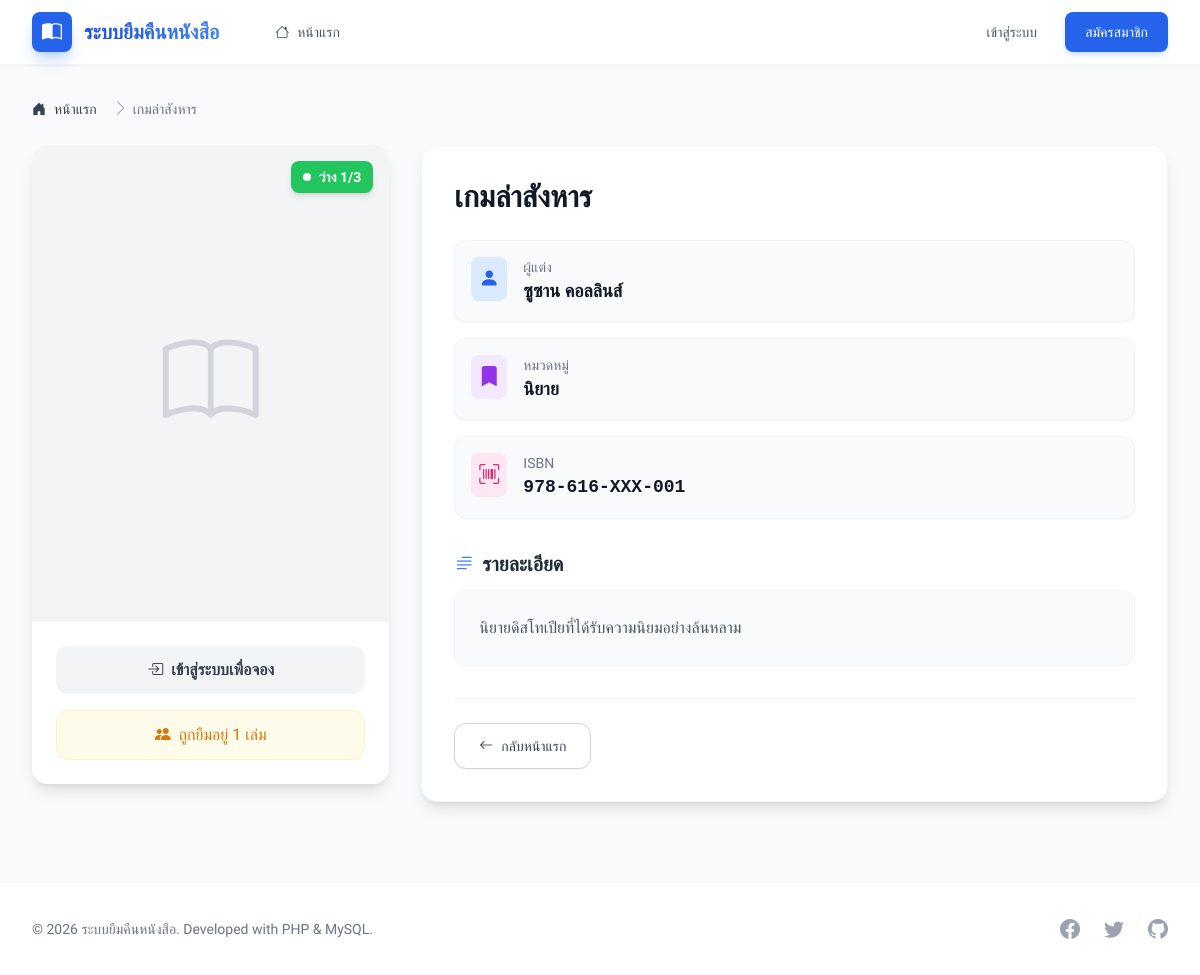
Page /book.php?id=1 on the committed database.
### tables this page shows
CREATE TABLE IF NOT EXISTS `books` (
    `id` INT AUTO_INCREMENT PRIMARY KEY,
    `title` VARCHAR(200) NOT NULL COMMENT 'ชื่อหนังสือ',
    `author` VARCHAR(100) NOT NULL COMMENT 'ผู้แต่ง',
    `isbn` VARCHAR(20) DEFAULT NULL COMMENT 'รหัส ISBN',
    `category_id` INT DEFAULT NULL COMMENT 'หมวดหมู่',
    `description` TEXT DEFAULT NULL COMMENT 'รายละเอียด',
    `cover_image` VARCHAR(255) DEFAULT NULL COMMENT 'ชื่อไฟล์รูปปก',
    `quantity` INT NOT NULL DEFAULT 1 COMMENT 'จำนวนทั้งหมด',
    `available` INT NOT NULL DEFAULT 1 COMMENT 'จำนวนที่ว่าง',
    `is_visible` TINYINT(1) NOT NULL DEFAULT 1 COMMENT 'แสดงให้สาธารณะเห็น',
    `created_at` DATETIME DEFAULT CURRENT_TIMESTAMP,
    `updated_at` DATETIME DEFAULT CURRENT_TIMESTAMP ON UPDATE CURRENT_TIMESTAMP,
    INDEX `idx_available` (`available`),
    INDEX `idx_category` (`category_id`),
    UNIQUE INDEX `uq_isbn` (`isbn`),
    FOREIGN KEY (`category_id`) REFERENCES `categories`(`id`) ON DELETE SET NULL ON UPDATE CASCADE,
    CONSTRAINT `chk_books_available_non_negative` CHECK (`available` >= 0),
    CONSTRAINT `chk_books_quantity_gte_available` CHECK (`quantity` >= `available`)
);

CREATE TABLE IF NOT EXISTS `categories` (
    `id` INT AUTO_INCREMENT PRIMARY KEY,
    `name` VARCHAR(100) NOT NULL UNIQUE COMMENT 'ชื่อหมวดหมู่',
    `created_at` DATETIME DEFAULT CURRENT_TIMESTAMP,
    `updated_at` DATETIME DEFAULT CURRENT_TIMESTAMP ON UPDATE CURRENT_TIMESTAMP
);

### bootstrap.php (called while the page is built, shortened)
<?php
require_once BASE_PATH . '/includes/functions.php';
spl_autoload_register(function (string $class) {
    $map = [
        'App\\Services\\' => BASE_PATH . '/app/Services/',
        'App\\Repositories\\' => BASE_PATH . '/app/Repositories/',
        'App\\Helpers\\' => BASE_PATH . '/app/Helpers/',
    ];
    foreach ($map as $prefix => $dir) {
        if (str_starts_with($class, $prefix)) {
            $relativeClass = substr($class, strlen($prefix));
            $file = $dir . str_replace('\\', '/', $relativeClass) . '.php';
            if (file_exists($file)) {
                return true;
            }
        }
    }
    return false;
});

### app/Services/BookService.php (called while the page is built, shortened)
<?php
require_once __DIR__ . '/../Repositories/BookRepository.php';
require_once __DIR__ . '/../Repositories/BorrowRepository.php';
require_once __DIR__ . '/../Repositories/ReservationRepository.php';
class BookService
{
    private BookRepository $bookRepo;
    private ReservationRepository $reservationRepo;
    public function __construct(PDO $pdo)
    {
        $this->bookRepo = new BookRepository($pdo);
        $this->reservationRepo = new ReservationRepository($pdo);
    }
    public function getBookById(int $id): ?array
    {
        $this->reservationRepo->markExpiredReservations();
        return $this->bookRepo->findById($id);
    }
}

### app/Repositories/ReservationRepository.php (called while the page is built, shortened)
<?php
class ReservationRepository
{
    private PDO $pdo;
    public function __construct(PDO $pdo)
    {
        $this->pdo = $pdo;
    }
    public function markExpiredReservations(): int
    {
        $expiredStmt = $this->pdo->prepare("
            SELECT id, book_id FROM reservations
            WHERE status = 'pending' AND expires_at < NOW()
        ");
        $expiredStmt->execute();
        $expiredList = $expiredStmt->fetchAll();
        $this->pdo->beginTransaction();
        try {
            foreach ($expiredList as $res) {
                $updateStmt = $this->pdo->prepare("
                    UPDATE reservations SET status = 'expired'
                    WHERE id = ? AND status = 'pending'
                ");
                $updateStmt->execute([$res['id']]);
                if ($updateStmt->rowCount() > 0) {
                    $stockStmt = $this->pdo->prepare("
                        UPDATE books SET available = available + 1
                        WHERE id = ? AND available < quantity
                    ");
                    $stockStmt->execute([$res['book_id']]);
                }
            }
            $this->pdo->commit();
            return count($expiredList);
        } catch (\Exception $e) {
            $this->pdo->rollBack();
            return 0;
        }
    }
}

### app/Repositories/BookRepository.php (called while the page is built, shortened)
<?php
class BookRepository
{
    private PDO $pdo;
    public function __construct(PDO $pdo)
    {
        $this->pdo = $pdo;
    }
    public function findById(int $id): ?array
    {
        $stmt = $this->pdo->prepare("
            SELECT b.*, c.name as category_name
            FROM books b
            LEFT JOIN categories c ON b.category_id = c.id
            WHERE b.id = ?
        ");
        $stmt->execute([$id]);
        return $stmt->fetch() ?: null;
    }
}

### includes/functions.php (called while the page is built, shortened)
<?php
function e(?string $string): string
{
    return htmlspecialchars($string ?? '', ENT_QUOTES, 'UTF-8');
}
function isLoggedIn(): bool
{
    return isset($_SESSION['user_id']);
}

### app/Repositories/BorrowRepository.php (called while the page is built, shortened)
<?php
class BorrowRepository
{
    private PDO $pdo;
    public function __construct(PDO $pdo)
    {
        $this->pdo = $pdo;
    }
    public function findCurrentByBook(int $bookId): array
    {
        $stmt = $this->pdo->prepare("
            SELECT b.*, u.name as borrower_name
            FROM borrows b
            JOIN users u ON b.user_id = u.id
            WHERE b.book_id = ? AND b.status = 'borrowing'
            ORDER BY b.created_at DESC
        ");
        $stmt->execute([$bookId]);
        return $stmt->fetchAll();
    }
}

### book.php (the view, shortened to what this page needs)
<?php
require_once __DIR__ . '/bootstrap.php';
$pdo = getDB();
$bookId = (int) ($_GET['id'] ?? 0);
$bookService = new BookService($pdo);
$borrowRepo = new BorrowRepository($pdo);
$book = $bookService->getBookById($bookId);
$currentBorrowCount = $book['quantity'] - $book['available'];
$currentBorrows = [];
if ($currentBorrowCount > 0) {
    $currentBorrows = $borrowRepo->findCurrentByBook($bookId);
}
require_once __DIR__ . '/includes/header.php';
?>
<div class="max-w-7xl mx-auto px-4 sm:px-6 lg:px-8 py-8">
    <nav class="flex mb-6" aria-label="Breadcrumb">
        <ol class="inline-flex items-center space-x-1 md:space-x-3">
            <li class="inline-flex items-center">
                <a href="index.php" class="inline-flex items-center text-sm font-medium text-gray-700 hover:text-primary-600">
                    <i class="bi bi-house-door-fill mr-2"></i>
                    หน้าแรก
                </a>
            </li>
            <li>
                <div class="flex items-center">
                    <i class="bi bi-chevron-right text-gray-400 mx-1"></i>
                    <span class="text-sm font-medium text-gray-500 truncate max-w-xs"><?= e($book['title']) ?></span>
                </div>
            </li>
        </ol>
    </nav>
    <div class="grid grid-cols-1 lg:grid-cols-3 gap-8">
        <div class="lg:col-span-1">
            <div class="bg-white rounded-2xl shadow-lg overflow-hidden sticky top-24">
                <div class="relative aspect-[3/4] bg-gray-100">
                    <?php if (!empty($book['cover_image'])): ?>
                        <img src="<?= APP_URL ?>/uploads/covers/<?= e($book['cover_image']) ?>"
                            class="absolute inset-0 w-full h-full object-cover"
                            alt="<?= e($book['title']) ?>">
                    <?php else: ?>
                        <div class="absolute inset-0 flex items-center justify-center text-gray-300">
                            <i class="bi bi-book text-8xl"></i>
                        </div>
                    <?php endif; ?>
                    <div class="absolute top-4 right-4">
                        <?php if ($book['available'] > 0): ?>
                            <span class="px-3 py-1.5 bg-green-500 text-white text-sm font-bold rounded-lg shadow-md flex items-center">
                                <span class="w-2 h-2 bg-white rounded-full mr-2 animate-pulse"></span>
                                ว่าง <?= $book['available'] ?>/<?= $book['quantity'] ?>
                            </span>
                        <?php else: ?>
                            <span class="px-3 py-1.5 bg-red-500 text-white text-sm font-bold rounded-lg shadow-md">
                                หมด
                            </span>
                        <?php endif; ?>
                    </div>
                </div>
                <div class="p-6 bg-white border-t border-gray-100 space-y-4">
                    <?php
                    $userReserved = false;
                    $reservation = null;
                    ?>
                    <?php if ($userReserved): ?>
                        <div class="bg-amber-50 border border-amber-200 rounded-xl p-4 text-center">
                            <i class="bi bi-clock-history text-amber-500 text-3xl mb-2 block"></i>
                            <h3 class="text-amber-800 font-bold mb-1">คุณจองหนังสือเล่มนี้ไว้</h3>
                            <p class="text-amber-600 text-sm">
                                กรุณามารับภายในวันที่ <?= formatDate($reservation['expires_at']) ?>
                            </p>
                        </div>
                    <?php elseif ($book['available'] > 0): ?>
                        <?php if (isLoggedIn()): ?>
                            <button onclick="reserveBook(<?= $bookId ?>)" class="w-full py-3 px-4 bg-primary-600 hover:bg-primary-700 text-white font-bold rounded-xl shadow-lg shadow-primary-500/30 transition-all transform hover:-translate-y-0.5 flex items-center justify-center">
                                <i class="bi bi-bookmark-plus-fill mr-2"></i>
                                จองหนังสือ (รับภายใน 2 วัน)
                            </button>
                        <?php else: ?>
                            <a href="login.php" class="w-full py-3 px-4 bg-gray-100 hover:bg-gray-200 text-gray-700 font-bold rounded-xl transition-colors flex items-center justify-center">
                                <i class="bi bi-box-arrow-in-right mr-2"></i>
                                เข้าสู่ระบบเพื่อจอง
                            </a>
                        <?php endif; ?>
                    <?php endif; ?>
                    <?php if (!empty($currentBorrows)): ?>
                        <div class="flex items-center justify-center text-amber-600 bg-amber-50 p-3 rounded-xl border border-amber-100">
                            <i class="bi bi-people-fill mr-2"></i>
                            <span class="font-medium">ถูกยืมอยู่ <?= count($currentBorrows) ?> เล่ม</span>
                        </div>
                    <?php endif; ?>
                </div>
            </div>
        </div>
        <div class="lg:col-span-2 space-y-6">
            <div class="bg-white rounded-2xl shadow-lg p-6 md:p-8 border border-gray-100">
                <h1 class="text-3xl font-bold text-gray-900 mb-6 leading-tight"><?= e($book['title']) ?></h1>
                <div class="space-y-4 mb-8">
                    <div class="flex items-start p-4 rounded-xl bg-gray-50 hover:bg-white border border-gray-100 hover:border-primary-100 transition-colors shadow-sm">
                        <div class="flex-shrink-0 p-2 bg-blue-100 text-blue-600 rounded-lg">
                            <i class="bi bi-person-fill text-xl"></i>
                        </div>
                        <div class="ml-4">
                            <p class="text-sm font-medium text-gray-500">ผู้แต่ง</p>
                            <p class="text-lg font-semibold text-gray-900"><?= e($book['author']) ?></p>
                        </div>
                    </div>
                    <div class="flex items-start p-4 rounded-xl bg-gray-50 hover:bg-white border border-gray-100 hover:border-primary-100 transition-colors shadow-sm">
                        <div class="flex-shrink-0 p-2 bg-purple-100 text-purple-600 rounded-lg">
                            <i class="bi bi-bookmark-fill text-xl"></i>
                        </div>
                        <div class="ml-4">
                            <p class="text-sm font-medium text-gray-500">หมวดหมู่</p>
                            <p class="text-lg font-semibold text-gray-900">
                                <?= e($book['category_name'] ?? 'ไม่ระบุ') ?>
                            </p>
                        </div>
                    </div>
                    <?php if ($book['isbn']): ?>
                        <div class="flex items-start p-4 rounded-xl bg-gray-50 hover:bg-white border border-gray-100 hover:border-primary-100 transition-colors shadow-sm">
                            <div class="flex-shrink-0 p-2 bg-pink-100 text-pink-600 rounded-lg">
                                <i class="bi bi-upc-scan text-xl"></i>
                            </div>
                            <div class="ml-4">
                                <p class="text-sm font-medium text-gray-500">ISBN</p>
                                <p class="text-lg font-semibold text-gray-900 font-mono"><?= e($book['isbn']) ?></p>
                            </div>
                        </div>
                    <?php endif; ?>
                </div>
                <?php if ($book['description']): ?>
                    <div class="prose prose-blue max-w-none">
                        <h3 class="text-xl font-bold text-gray-800 mb-3 flex items-center">
                            <i class="bi bi-text-paragraph text-primary-500 mr-2"></i>
                            รายละเอียด
                        </h3>
                        <div class="text-gray-600 leading-relaxed bg-gray-50 p-6 rounded-xl border border-gray-100">
                            <?= nl2br(e($book['description'])) ?>
                        </div>
                    </div>
                <?php endif; ?>
                <div class="mt-8 flex flex-wrap gap-4 pt-6 border-t border-gray-100">
                    <a href="index.php" class="flex-1 sm:flex-none px-6 py-3 border border-gray-300 shadow-sm text-sm font-medium rounded-xl text-gray-700 bg-white hover:bg-gray-50 hover:text-primary-600 transition-colors flex items-center justify-center">
                        <i class="bi bi-arrow-left mr-2"></i>กลับหน้าแรก
                    </a>
                </div>
            </div>
        </div>
    </div>
</div>
<?php require_once __DIR__ . '/includes/footer.php'; ?>

### rows in the picture
books: title "เกมล่าสังหาร", available "1", quantity "3", author "ซูซาน คอลลินส์", category.name "นิยาย", isbn "978-616-XXX-001", description "นิยายดิสโทเปียที่ได้รับความนิยมอย่างล้นหลาม"

### other values in the picture
count($currentBorrows) "1"
APP_NAME "ระบบยืมคืนหนังสือ"
